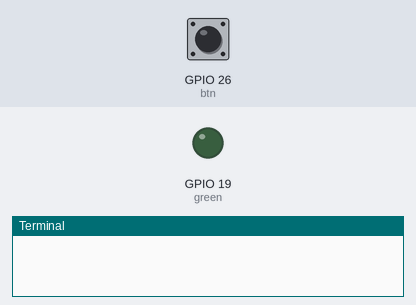
Simulated run of this program. Board: Raspberry Pi (BCM pin numbers). Shown: output pins drawn as LEDs (lit = HIGH), the last lines printed to the terminal. Inputs (shaded band) come from the test bench; at power-on: GPIO 26 (btn) HIGH.

Above: at 1.2 s.
1.3 s: GPIO 26 (btn) pulled LOW for 0.15 s
At 1.4 s:
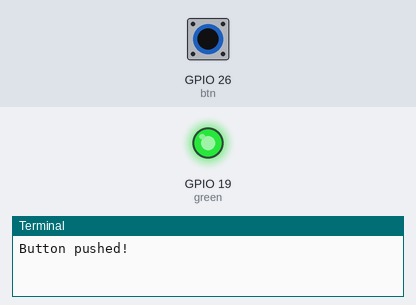
3.0 s: GPIO 26 (btn) pulled LOW for 3.2 s
At 7.2 s:
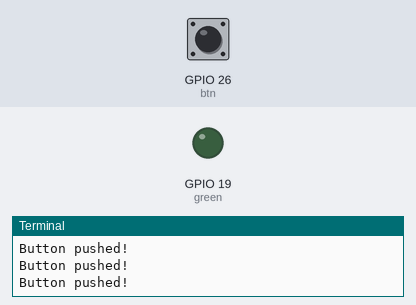
Timing chart, 0 to 8.7 s (numbered marks = the images above; inputs shaded):
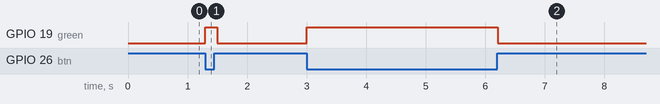

Measured:
- after the input at 1.3 s, GPIO 19 (green): LOW → HIGH at once, → LOW 0.20 s later
- after the input at 3.0 s, GPIO 19 (green): LOW → HIGH at once, → LOW 3.2 s later

The program:

Btn_Polling.py
```python
import RPi.GPIO as GPIO
import time

btn = 26
green = 19

GPIO.setmode(GPIO.BCM)

GPIO.setup(btn, GPIO.IN, pull_up_down=GPIO.PUD_UP)
GPIO.setup(green, GPIO.OUT)

try:
    while True:
        if GPIO.input(btn) == GPIO.LOW:

            print("Button pushed!")
            GPIO.output(green,1)
            time.sleep(0.1)
            GPIO.output(green,0)

        # time.sleep(0.1)

except KeyboardInterrupt:
    pass

GPIO.cleanup()
```
